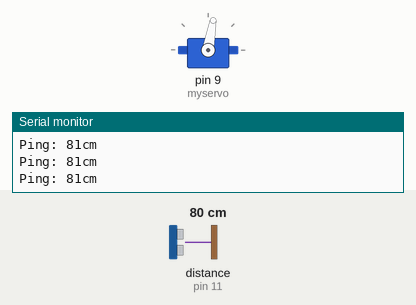
Simulated run of this sketch. Board: Arduino Uno, built with avr-gcc and run on an emulated ATmega328P. Parts: servo, the last lines printed to the serial monitor. The inputs (shaded band) are chosen by the test bench; at power-on: distance to the obstacle (sensor on pin 11) 80 cm. The echo pulse lasts 58.3 µs per cm.

Above: at 1.2 s.
1.3 s: distance to the obstacle (sensor on pin 11) set to 16 cm
2.8 s: distance to the obstacle (sensor on pin 11) set to 13 cm
At 3.6 s:
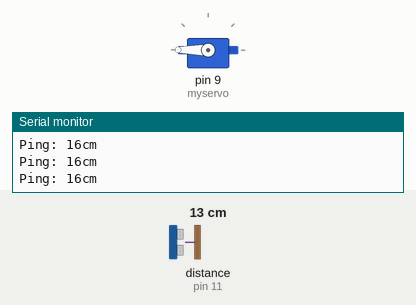
5.8 s: distance to the obstacle (sensor on pin 11) set to 18 cm
At 8.3 s:
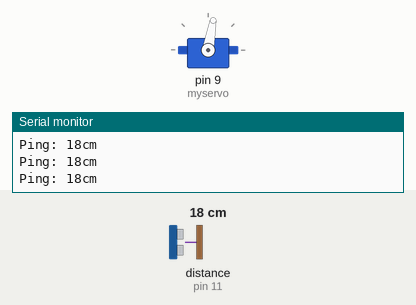
8.6 s: distance to the obstacle (sensor on pin 11) set to 2 cm
At 9.5 s:
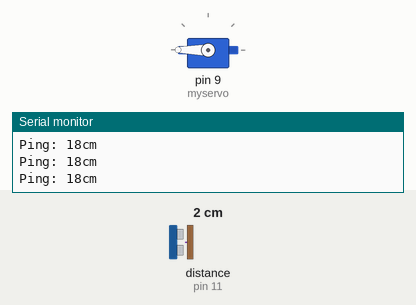
Timing chart, 0 to 12.4 s (numbered marks = the images above; inputs shaded):
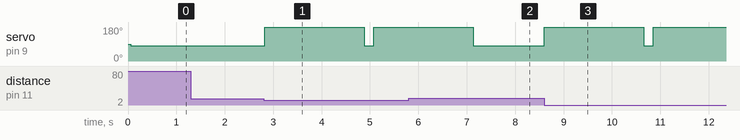

Measured:
- the behaviour switches between 15 and 14 cm on distance to the obstacle (sensor on pin 11) (found by bisection; images 0 and 1)
- after the input at 2.8 s, servo on pin 9 (myservo): 80° → 180° at once, → 80° 2.1 s later, → 180° 0.20 s later
- after the input at 5.8 s, servo on pin 9 (myservo): goes on until 7.1 s, then stays 80°
- after the input at 8.6 s, servo on pin 9 (myservo): 80° → 180° at once, → 80° 2.1 s later, → 180° 0.20 s later

The sketch:

Code.ino
```cpp
/* Sketch to dispense Sanitizer/handwash from bottle without contact.
  Utilizes some basic code and fucntions from New Ping Library of Ultrasonic sensor and Servo motor library
*/
#include <NewPing.h>
#include <Servo.h>

#define TRIGGER_PIN  12  // Arduino pin tied to trigger pin on the ultrasonic sensor.
#define ECHO_PIN     11  // Arduino pin tied to echo pin on the ultrasonic sensor.
#define MAX_DISTANCE 200 // Maximum distance we want to ping for (in centimeters). Maximum sensor distance is rated at 400-500cm.

Servo myservo; //make a servo object

NewPing sonar(TRIGGER_PIN, ECHO_PIN, MAX_DISTANCE); // NewPing setup of pins and maximum distance.

void setup() {
  Serial.begin(115200); // Open serial monitor at 115200 baud to see ping results.
  myservo.attach(9);    //telling the computer ,which pin is attached to the servo
}

void loop() {
  delay(50);                     // Wait 50ms between pings (about 20 pings/sec). 29ms should be the shortest delay between pings.
  Serial.print("Ping: ");
  Serial.print(sonar.ping_cm()); // Send ping, get distance in cm and print result (0 = outside set distance range)
  Serial.println("cm");

  myservo.write(80);//Initial angle of dispenser
  delay(200);

  if((sonar.ping_cm() < 15 ) && (sonar.ping_cm()!=0)) //Checking whether any object is near the ultrasonic sensor & perfrom dispensing if it is.
  {
    myservo.write(180); //Final angle at which sanitizer is dispensed
    //Serial.println("I'm here");
    delay(2000);

    }

}
```
